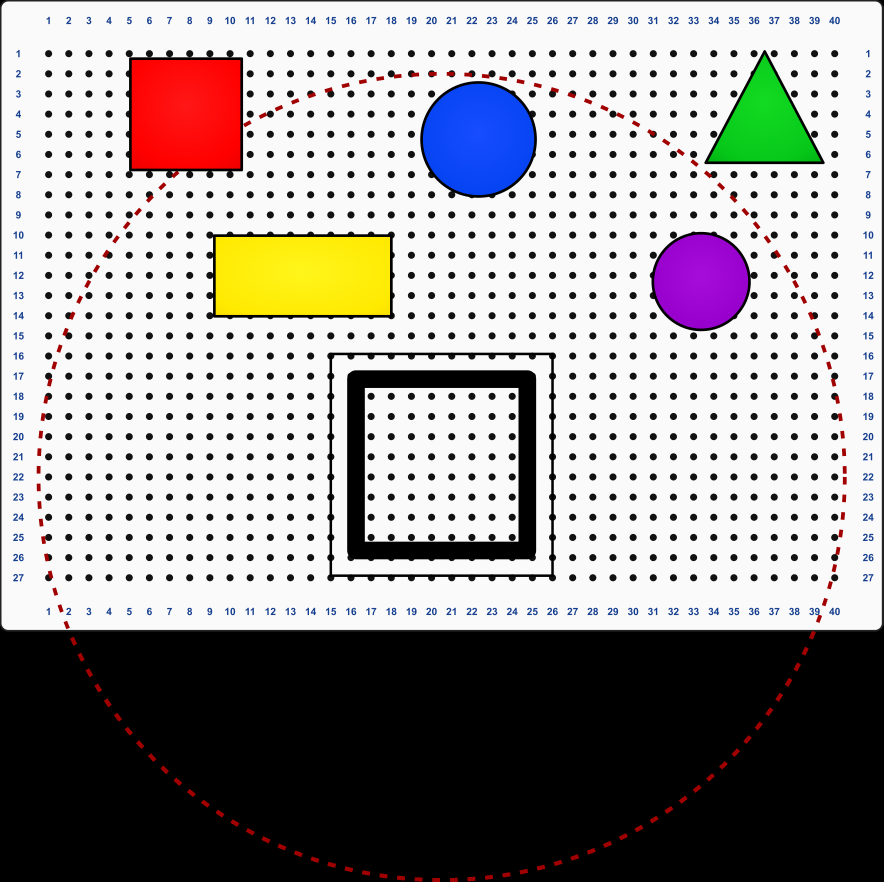
#> input picture projekte/dobot_magician/bilderkennung/arbeitsplatte/bilder/arbeitsplatte.png, 2650 x 2646 px (shown at 1/3 size)
$ python bereichsmaske-2.py
#> lines starting #> are read from the running program, lines starting #| are printed output that depends on the picture; after the words box and inside, x2 and y2 are one past the last pixel; in counts of white or black regions, pixels touching at a corner belong together
import cv2
import numpy as np


bild = cv2.resize(cv2.imread("bilder/arbeitsplatte.png"), None, fx=0.15, fy=0.15, interpolation=cv2.INTER_AREA )
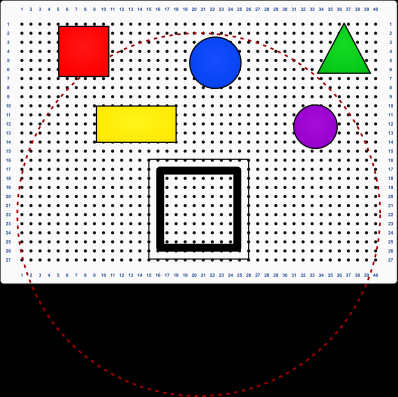
#> bild: shape (397, 398, 3); mean B, G, R 149.5, 150.5, 154.3
hoehe, breite = bild.shape[:2]
#> hoehe = 397; breite = 398

# Zunächst ist das gesamte Bild erlaubt
bereichsmaske = np.full(
    (hoehe, breite),
    255,
    dtype=np.uint8
)

# Rechteck ausschließen
# linke obere Ecke: (x1, y1)
# rechte untere Ecke: (x2, y2)
cv2.rectangle(
    bereichsmaske,
    (245, 265),
    (415, 435),
    0,
    -1
)
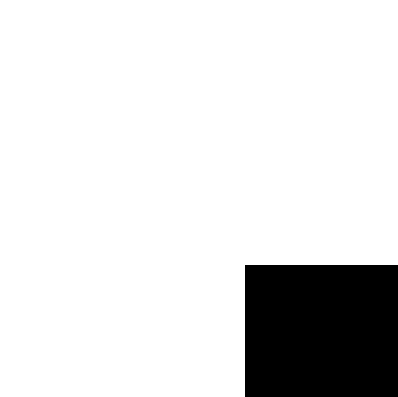
#> bereichsmaske: shape (397, 398); 87.2% white; 1 black region, box (x1, y1, x2, y2) and area: (245, 265, 398, 397) 20196

cv2.imshow("Bereichsmaske", bereichsmaske)

cv2.imshow("Bereichsmaske", bereichsmaske)


cv2.waitKey(0)
cv2.destroyAllWindows()

$ run again, with projekte/dobot_magician/bilderkennung/arbeitsplatte/bilder/bild-auswerten_referenzbild-erweitert.py.png copied over projekte/dobot_magician/bilderkennung/arbeitsplatte/bilder/arbeitsplatte.png
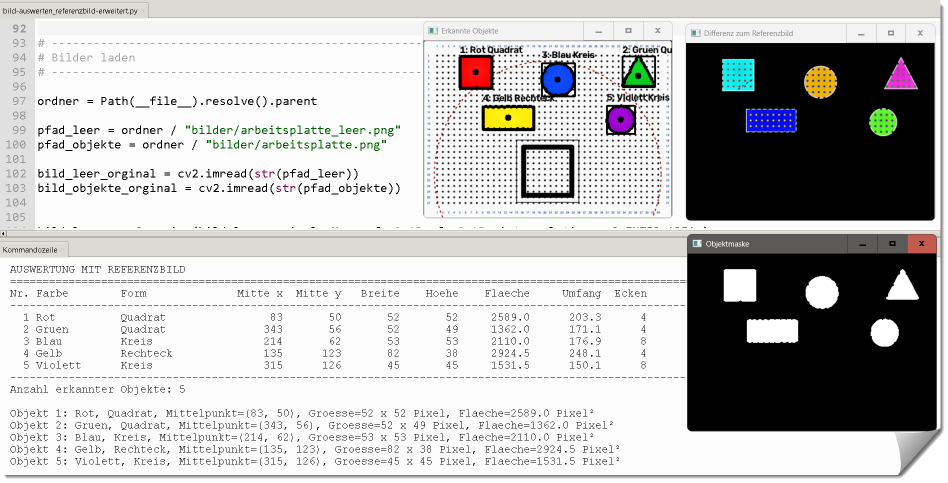
#> input picture projekte/dobot_magician/bilderkennung/arbeitsplatte/bilder/bild-auswerten_referenzbild-erweitert.py.png, 1896 x 965 px (shown at 1/2 size)
#> `bild = cv2.resize(cv2.imread("bilder/arbeitsplatte.png"), None, fx=0.1..`:
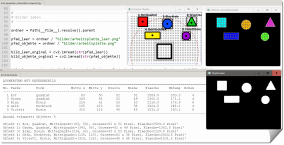
#> bild: shape (145, 284, 3); mean B, G, R 189.8, 190.3, 190.6
#> bereichsmaske: shape (145, 284); every value is 255

$ run again, with projekte/dobot_magician/bilderkennung/arbeitsplatte/bilder/bildauswertung-erweitert.py.png copied over projekte/dobot_magician/bilderkennung/arbeitsplatte/bilder/arbeitsplatte.png
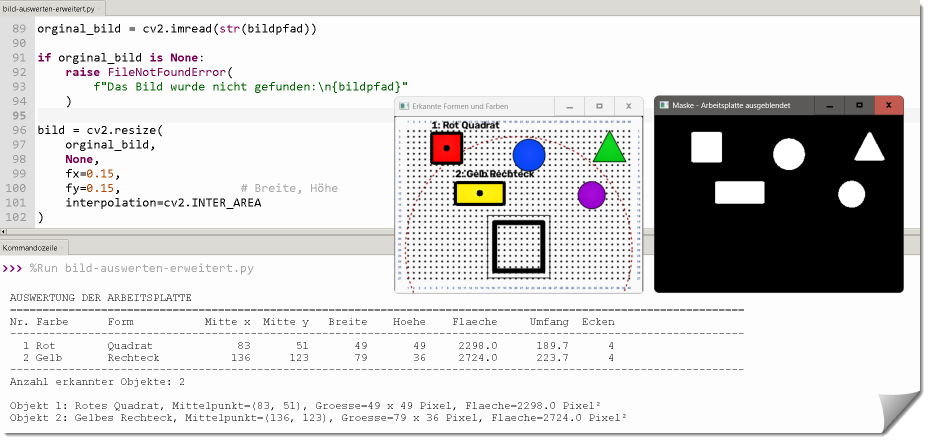
#> input picture projekte/dobot_magician/bilderkennung/arbeitsplatte/bilder/bildauswertung-erweitert.py.png, 1855 x 881 px (shown at 1/2 size)
#> `bild = cv2.resize(cv2.imread("bilder/arbeitsplatte.png"), None, fx=0.1..`:
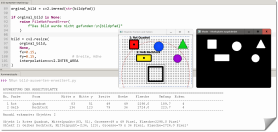
#> bild: shape (132, 278, 3); mean B, G, R 211.7, 212.1, 212.9
#> bereichsmaske: shape (132, 278); every value is 255
